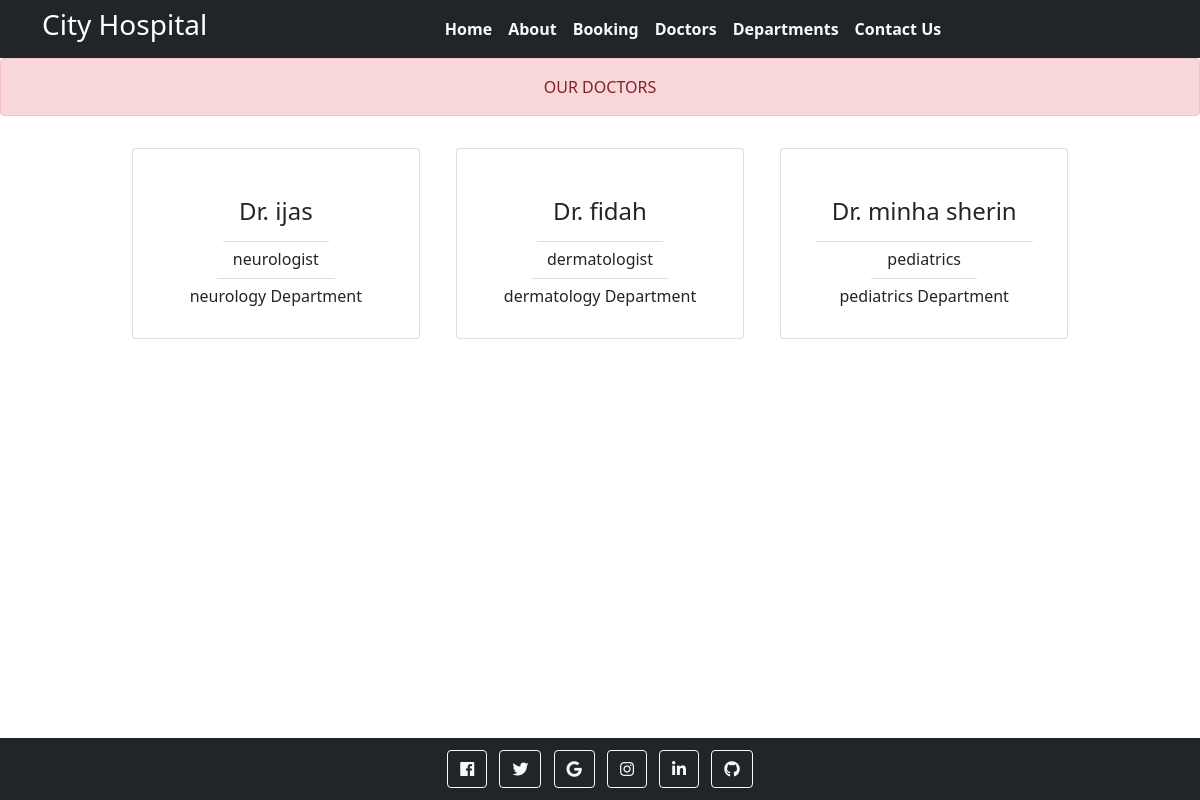
The app's page /doctors/ with its own data.
### home/models.py (models this page shows, shortened)
class doctors(models.Model):
    doc_name = models.CharField(max_length=255)
    doc_spec = models.CharField(max_length=255)
    dep_name = models.ForeignKey(departments, on_delete=models.CASCADE)
    doc_image = models.ImageField(upload_to='doctors', blank=True)

class departments(models.Model):
    objects = None
    dep_name = models.CharField(max_length=100)
    dep_description = models.TextField(max_length=255)
    def __str__(self):
        return self.dep_name

### home/views.py (the view)
# urls.py: path('doctors/', views.doctorspage, name='doctors'),
def doctorspage(request):
    dict_docs ={
        'doctors': doctors.objects.all()
    }
    return render(request, 'doctors.html',dict_docs)

### templates/doctors.html (shortened to what this page needs)
{% extends 'base.html'%}
{% block content %}
<div class="alert alert-danger text-center" role="alret">
  OUR DOCTORS</div>
<div class="container text-center ">
{% for d in doctors %}
  <div class="card text-center mx-3 my-3" style="width: 18rem; display:inline-block">
    <div class="card-body">
    <ul class="list-group list-group-flush">
      <li class="list-group-item"><h4 class="card-title">Dr. {{ d.doc_name }}</h4></li>
      <li class="list-group-item"><h6 class="card-text">{{ d.doc_spec }}</h6></li>
      <li class="list-group-item"><h6>{{ d.dep_name }} Department</h6></li>
    </div>
  </div>
{% endfor %}
</div>
{% endblock %}

### static/css/style.css (style rules this page uses)
li { position: relative; cursor: pointer; margin: auto; }
li::after { content:"" ; position: absolute; bottom: -5px; height: 4px; width: 100%; left: 0; background-color: white; transition: 0.3s; transition-timing-function: ease-in-out; transform: scaleX(0); }

### records on screen
doctors: doc_name "ijas", doc_spec "neurologist", dep_name "neurology"
doctors: doc_name "fidah", doc_spec "dermatologist", dep_name "dermatology"
doctors: doc_name "minha sherin", doc_spec "pediatrics", dep_name "pediatrics"
